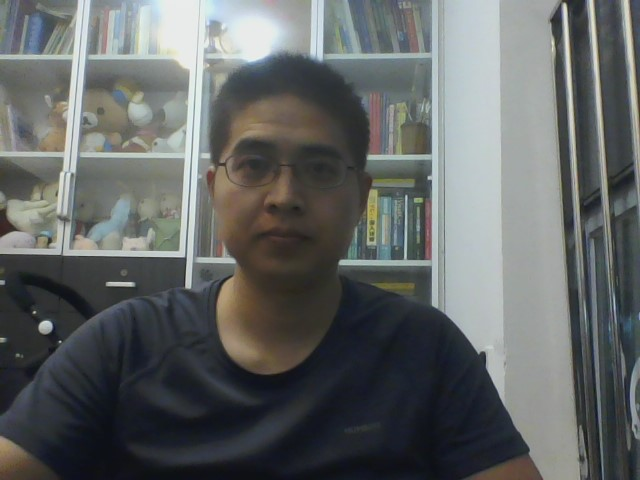
//> input picture 计算机视觉课程/第4章 用直方图统计像素/OpenCV 4.6/Me1.jpg, 640 x 480 px
$ ./源   (built with g++ and OpenCV 4)
//> lines starting //> are read from the running program, lines starting //| are printed output that depends on the picture; after the words box and inside, x2 and y2 are one past the last pixel; in counts of white or black regions, pixels touching at a corner belong together
#include <opencv2\highgui\highgui.hpp>
#include <opencv2\imgproc\imgproc.hpp>
#include <opencv2\video\tracking.hpp>
#include <iostream>

// 鼠标事件回调函数
// [11 lines left out: function onMouse, not called in this run]

// 计算彩色图像的直方图
class ColorHistogram {
private:
	int histSize[3];		// 每个维度的大小
	float hranges[2];		// 值的范围
	const float* ranges[3];	// 每个维度的范围
	int channels[3];		// 需要处理的通道

public:
	ColorHistogram() {
		// 准备用于彩色图像的默认参数
		// 每个维度的大小和范围是相等的
		histSize[0] = histSize[1] = histSize[2] = 256;
		hranges[0] = 0.0;	// BGR范围为0~256
		hranges[1] = 256.0;
		// 这个类中，所有通道的范围都相等
		ranges[0] = hranges;
		ranges[1] = hranges;
		ranges[2] = hranges;
		// 三个通道
		channels[0] = 0;
		channels[1] = 1;
		channels[2] = 2;
	}

	//计算直方图
	// [18 lines left out: function getHistogram, not called in this run]

	void setSize(int size) {
		histSize[0] = histSize[1] = histSize[2] = size;
	}

	// 计算一维色调直方图(带掩码)
	// BGR的原图转换成HSV
	// 忽略低饱和度的像素
	cv::Mat getHueHistogram(const cv::Mat &image,
		int minSaturation = 0) {
		cv::Mat hist;

		// 转换成HSV色彩空间
		cv::Mat hsv;
		cv::cvtColor(image, hsv, CV_BGR2HSV);

		cv::Mat mask; // 掩码(可用可不用)

		if (minSaturation > 0) {
			// 把3个通道分割进3个图像
			std::vector<cv::Mat> v;
			cv::split(hsv, v);

			// 构造mask,屏蔽低饱和度的像素
			cv::threshold(v[1], mask, minSaturation, 255, cv::THRESH_BINARY);
		}

		// 准备一维色调直方图的参数
		// 范围为0~180
		hranges[0] = 0.0;
		hranges[1] = 180.0;
		channels[0] = 0;  // 色调通道

		// 计算直方图
		cv::calcHist(&hsv,
			1,			// 仅为一个图像的直方图
			channels,	// 使用的通道
			mask,		// 使用的掩码
			hist,		// 得到的直方图
			1,			// 这是一维直方图
			histSize,	// 条目数量
			ranges		// 像素值的范围
		);

		return hist;
	}
};

// 反向映射直方图
class ContentFinder {
private:
	// 直方图参数
	float hranges[2];
	const float* ranges[3];
	int channels[3];

	float threshold;			// 判断阈值
	cv::Mat histogram;	// 输入直方图

public:
	ContentFinder() :threshold(0.1f) {
		// 本类中，所有通道的范围相同
		ranges[0] = hranges;
		ranges[1] = hranges;
		ranges[2] = hranges;
	}

	// 设置直方图的阈值[0,1]
	void setThreshold(float t) {
		threshold = t;
	}

	// 取得阈值
	float getThreshold() {
		return threshold;
	}

	// 设置引用的直方图并归一化
	void setHistogram(const cv::Mat& h) {
		histogram = h;
		cv::normalize(histogram, histogram, 1.0, cv::NORM_L1);
	}

	// 使用全部通道，范围[0,256]
	// [13 lines left out: function find, not called in this run]

	// 查找属于直方图的像素
	cv::Mat find(const cv::Mat& image,
		float minValue, float maxValue,
		int *channels) {
		cv::Mat result;

		hranges[0] = minValue;
		hranges[1] = maxValue;

		// 直方图的维度数与通道列表一致
		for (int i = 0; i < histogram.dims; i++)
			this->channels[i] = channels[i];

		cv::calcBackProject(&image,
			1,			// 一次只使用一个图像
			channels,	// 向量表示哪个直方图维度属于哪个图像通道
			histogram,	// 用到的直方图
			result,		// 反向投影的图像
			ranges,		// 每个维度的值范围
			255.0		// 选用的换算系数，把概率值1映射到255
		);

		// 对反向投影结果做阈值化，得到二值图像
		if (threshold > 0.0)
			cv::threshold(result, result,
				255.0 * threshold, 255.0, cv::THRESH_BINARY);

		return result;
	}
};

void main()
{
	// [9 lines of commented-out code are left out]
	cv::Mat image = cv::imread("Me1.jpg");
//> image is the input picture: 480 rows x 640 cols, CV_8UC3; mean B, G, R 101.3, 101.6, 98.3
	cv::namedWindow("Me1");

	// 设置鼠标回调函数
	cv::setMouseCallback("Me1", onMouse, reinterpret_cast<void*>(&image));

	// 定义ROI
	cv::Rect rect(227, 118, 110, 160);
	cv::Mat imageROI = image(rect);
	cv::rectangle(image, rect, cv::Scalar(0, 0, 255));
//> image: 480 rows x 640 cols, CV_8UC3; 0.17% of pixels changed, all inside (x1, y1, x2, y2) = (227, 118, 337, 278)

	cv::imshow("Me1", image);

	// 得到色调直方图
	int minSat = 65;	// 最小饱和度
	ColorHistogram hc;
	cv::Mat colorhist = hc.getHueHistogram(imageROI, minSat);
//> in getHueHistogram, `cv::cvtColor(image, hsv, CV_BGR2HSV);`: hsv: 160 rows x 110 cols, CV_8UC3; mean H, S, V 19.5, 66.1, 83.8
//> in getHueHistogram, `cv::split(hsv, v);`:
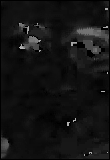
//> v[0]: 160 rows x 110 cols, CV_8UC1; min 0, max 177, mean 19.5
//> in getHueHistogram, `cv::split(hsv, v);`:
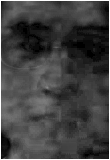
//> v[1]: 160 rows x 110 cols, CV_8UC1; min 0, max 255, mean 66.1
//> in getHueHistogram, `cv::threshold(v[1], mask, minSaturation, 255, cv::THRESH_BINARY);`:
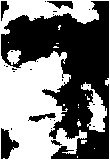
//> mask: 160 rows x 110 cols, CV_8UC1; 48% white; 17 white regions (13 under 20 px), largest, box (x1, y1, x2, y2) and area: (0, 0, 110, 160) 7676, (81, 82, 107, 132) 552, (7, 50, 21, 65) 145, (81, 140, 87, 144) 20
//> in getHueHistogram, `cv::calcHist(&hsv, 1, channels, mask, hist, 1, histSize, ranges );`: hist = 256 values, max 1225 at index 21, min 0 at index 3, mean 33.02
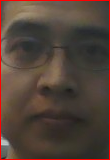
//> imageROI: 160 rows x 110 cols, CV_8UC3; mean B, G, R 56.8, 66.2, 83.6
//> colorhist has the same summary as hist in getHueHistogram

	ContentFinder finder;
	finder.setHistogram(colorhist);
//> in setHistogram, `histogram = h;`: histogram has the same summary as hist in getHueHistogram
//> in setHistogram, `cv::normalize(histogram, histogram, 1.0, cv::NORM_L1);`: histogram = 256 values, max 0.494 at index 21, min 0 at index 3, mean 0.0133
//> colorhist has the same summary as histogram in setHistogram

	// 打开第2幅图像
	image = cv::imread("Me2.jpg");
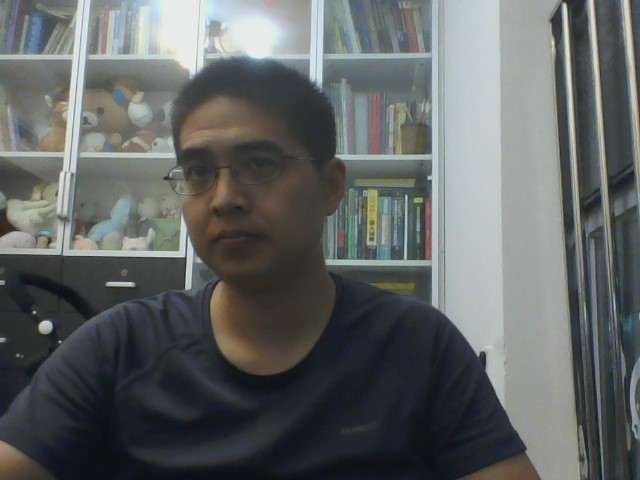
//> input picture 计算机视觉课程/第4章 用直方图统计像素/OpenCV 4.6/Me2.jpg, 640 x 480 px
//> image is the input picture: 480 rows x 640 cols, CV_8UC3; mean B, G, R 100.3, 100.5, 96.9
	// 转换成HSV色彩空间
	cv::Mat hsv;
	cv::cvtColor(image, hsv, CV_BGR2HSV);
//> hsv: 480 rows x 640 cols, CV_8UC3; mean H, S, V 77.8, 39.4, 105.1
	// 得到色调直方图的反向投影
	int ch[1] = { 0 };
	finder.setThreshold(-1.0f);	// 不做阈值化
	cv::Mat result = finder.find(hsv, 0.0f, 180.0f, ch);
//> in find, `cv::calcBackProject(&image, 1, channels, histogram, result, ranges, 25..`:
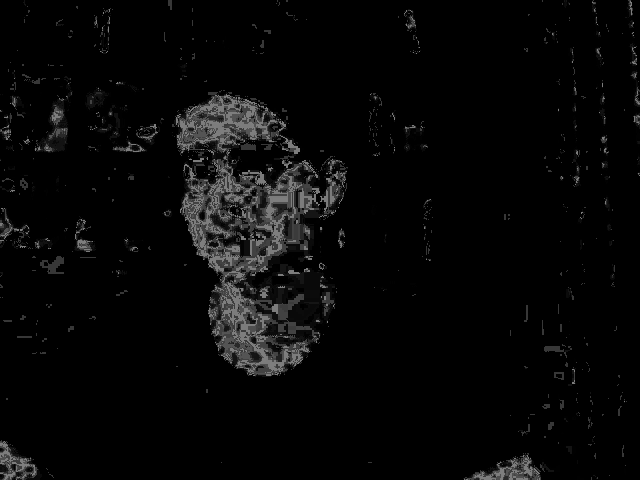
//> result: 480 rows x 640 cols, CV_8UC1; min 0, max 126, mean 7.6
	// [5 lines of commented-out code are left out]
	cv::imshow("result", result);

	// 用均值平移法搜索物体
	cv::TermCriteria criteria(cv::TermCriteria::MAX_ITER,
		10, 0.01);
	cv::CamShift(result, rect, criteria);
//> rect = Rect(174, 89, 126, 201)
	// 显示检测矩形
	cv::rectangle(image, rect, cv::Scalar(0, 0, 255));
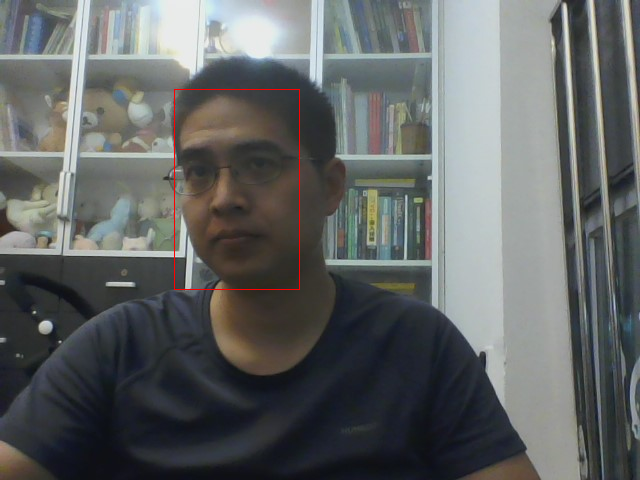
//> image: 480 rows x 640 cols, CV_8UC3; 0.21% of pixels changed, all inside (x1, y1, x2, y2) = (174, 89, 300, 290)
	cv::imshow("Me2", image);

	cv::waitKey();
}
